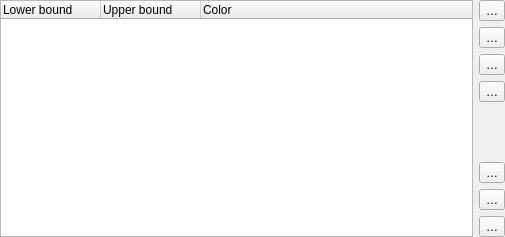
<?xml version="1.0" encoding="UTF-8"?>
<ui version="4.0">
 <class>QgsProcessingReliefColorsWidgetBase</class>
 <widget class="QgsPanelWidget" name="QgsProcessingReliefColorsWidgetBase">
  <property name="geometry">
   <rect>
    <x>0</x>
    <y>0</y>
    <width>505</width>
    <height>237</height>
   </rect>
  </property>
  <property name="windowTitle">
   <string notr="true">Form</string>
  </property>
  <layout class="QGridLayout" name="gridLayout">
   <property name="leftMargin">
    <number>0</number>
   </property>
   <property name="topMargin">
    <number>0</number>
   </property>
   <property name="rightMargin">
    <number>0</number>
   </property>
   <property name="bottomMargin">
    <number>0</number>
   </property>
   <item row="0" column="0">
    <widget class="QTreeWidget" name="mReliefColorsWidget">
     <column>
      <property name="text">
       <string>Lower bound</string>
      </property>
     </column>
     <column>
      <property name="text">
       <string>Upper bound</string>
      </property>
     </column>
     <column>
      <property name="text">
       <string>Color</string>
      </property>
     </column>
    </widget>
   </item>
   <item row="0" column="1">
    <layout class="QVBoxLayout" name="verticalLayout">
     <item>
      <widget class="QToolButton" name="mButtonAdd">
       <property name="toolTip">
        <string>Add row</string>
       </property>
       <property name="text">
        <string>…</string>
       </property>
       <property name="icon">
        <iconset resource="../../../images/images.qrc">
         <normaloff>:/images/themes/default/symbologyAdd.svg</normaloff>:/images/themes/default/symbologyAdd.svg</iconset>
       </property>
      </widget>
     </item>
     <item>
      <widget class="QToolButton" name="mButtonRemove">
       <property name="toolTip">
        <string>Remove row</string>
       </property>
       <property name="text">
        <string>…</string>
       </property>
       <property name="icon">
        <iconset resource="../../../images/images.qrc">
         <normaloff>:/images/themes/default/symbologyRemove.svg</normaloff>:/images/themes/default/symbologyRemove.svg</iconset>
       </property>
      </widget>
     </item>
     <item>
      <widget class="QToolButton" name="mButtonUp">
       <property name="toolTip">
        <string>Move up</string>
       </property>
       <property name="text">
        <string>…</string>
       </property>
       <property name="icon">
        <iconset resource="../../../images/images.qrc">
         <normaloff>:/images/themes/default/mActionArrowUp.svg</normaloff>:/images/themes/default/mActionArrowUp.svg</iconset>
       </property>
      </widget>
     </item>
     <item>
      <widget class="QToolButton" name="mButtonDown">
       <property name="toolTip">
        <string>Move down</string>
       </property>
       <property name="text">
        <string>…</string>
       </property>
       <property name="icon">
        <iconset resource="../../../images/images.qrc">
         <normaloff>:/images/themes/default/mActionArrowDown.svg</normaloff>:/images/themes/default/mActionArrowDown.svg</iconset>
       </property>
      </widget>
     </item>
     <item>
      <spacer name="verticalSpacer">
       <property name="orientation">
        <enum>Qt::Orientation::Vertical</enum>
       </property>
       <property name="sizeHint" stdset="0">
        <size>
         <width>20</width>
         <height>40</height>
        </size>
       </property>
      </spacer>
     </item>
     <item>
      <widget class="QToolButton" name="mButtonLoad">
       <property name="toolTip">
        <string>Load colors from file</string>
       </property>
       <property name="text">
        <string>…</string>
       </property>
       <property name="icon">
        <iconset resource="../../../images/images.qrc">
         <normaloff>:/images/themes/default/mActionFileOpen.svg</normaloff>:/images/themes/default/mActionFileOpen.svg</iconset>
       </property>
      </widget>
     </item>
     <item>
      <widget class="QToolButton" name="mButtonSave">
       <property name="toolTip">
        <string>Save colors to file</string>
       </property>
       <property name="text">
        <string>…</string>
       </property>
       <property name="icon">
        <iconset resource="../../../images/images.qrc">
         <normaloff>:/images/themes/default/mActionFileSave.svg</normaloff>:/images/themes/default/mActionFileSave.svg</iconset>
       </property>
      </widget>
     </item>
     <item>
      <widget class="QToolButton" name="mButtonAuto">
       <property name="toolTip">
        <string>Generate color table automatically</string>
       </property>
       <property name="text">
        <string>…</string>
       </property>
       <property name="icon">
        <iconset resource="../../../images/images.qrc">
         <normaloff>:/images/themes/default/mActionReload.svg</normaloff>:/images/themes/default/mActionReload.svg</iconset>
       </property>
      </widget>
     </item>
    </layout>
   </item>
  </layout>
 </widget>
 <customwidgets>
  <customwidget>
   <class>QgsPanelWidget</class>
   <extends>QWidget</extends>
   <header>qgspanelwidget.h</header>
   <container>1</container>
  </customwidget>
 </customwidgets>
 <resources>
  <include location="../../../images/images.qrc"/>
 </resources>
 <connections/>
</ui>
